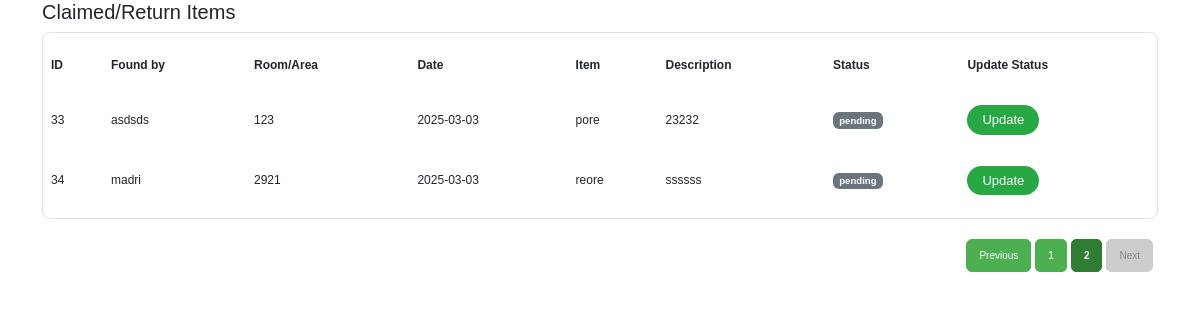
Before: /claim_return.php?tab=claimed&claimedPage=2 (signed in) with the older database file.
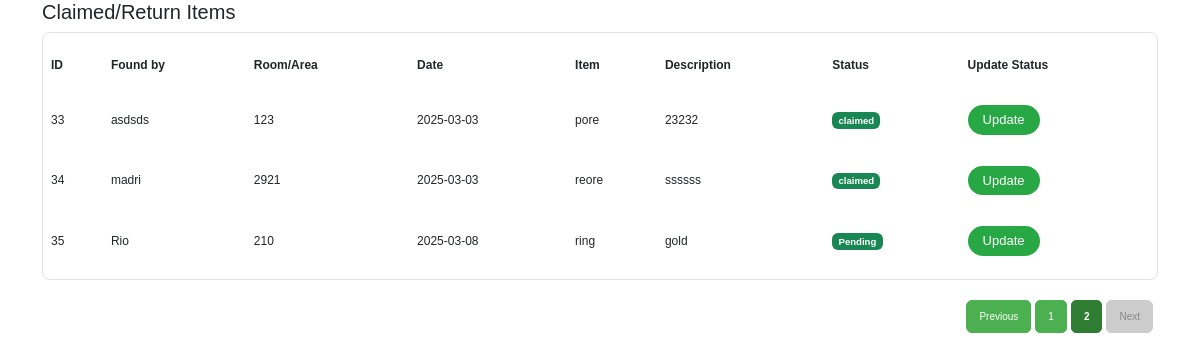
After: the same page with the newer database file.
### tables this page shows
CREATE TABLE `lost_and_found` (
  `id` int(11) NOT NULL,
  `found_by` varchar(20) NOT NULL,
  `type` varchar(20) NOT NULL,
  `room` varchar(20) NOT NULL,
  `date` date NOT NULL,
  `item` varchar(20) NOT NULL,
  `description` varchar(200) NOT NULL,
  `status` varchar(20) NOT NULL,
  `picture` varchar(500) NOT NULL,
  `action` varchar(20) NOT NULL
);

### claim_return.php (the view, shortened to what this page needs)
<?php
require_once('database.php');
$limit = 3;
$page = isset($_GET['claimedPage']) ? (int)$_GET['claimedPage'] : 1;
$offset = ($page - 1) * $limit;
$sql = "SELECT * FROM lost_and_found LIMIT $limit OFFSET $offset";
$result = $conn->query($sql);
$totalResult = $conn->query("SELECT COUNT(*) as total FROM lost_and_found");
$totalRows = $totalResult->fetch_assoc()['total'];
$totalPages = ceil($totalRows / $limit);
?>
<!DOCTYPE html>
<html lang="en">
<head>
    <link rel="stylesheet" href="https://cdn.jsdelivr.net/npm/bootstrap@5.3.3/dist/css/bootstrap.min.css">
    <link rel="stylesheet" href="https://cdn.jsdelivr.net/npm/bootstrap@5.3.0-alpha2/dist/css/bootstrap.min.css">
    <link rel="stylesheet" href="https://cdnjs.cloudflare.com/ajax/libs/font-awesome/6.6.0/css/all.min.css" />
     <link href='https://unpkg.com/boxicons@2.0.9/css/boxicons.min.css' rel='stylesheet'>
    <link rel="stylesheet" href="https://cdn.jsdelivr.net/npm/bootstrap-icons@1.3.0/font/bootstrap-icons.css">
    <link rel="stylesheet" href="lost.css">
    <link rel="stylesheet" href="css/lost.css">
</head>
<body>
    <div class="container mt-0">
        <h5>Claimed/Return Items</h5>
        <table class="table table-hover border table-bordered">
           <thead class="striky-top">
                 <tr>
                    <th>ID</th>
                    <th>Found by</th>
                    <th>Room/Area</th>
                    <th>Date</th>
                    <th>Item</th>
                    <th>Description</th>
                    <th>Status</th>
                    <th>Update Status</th>
                </tr>
            </thead>
            <tbody>
            <?php if ($result->num_rows > 0): ?>
                <?php while ($row = $result->fetch_assoc()): ?>
                    <tr>
                        <td><?= htmlspecialchars($row['id']); ?></td>
                        <td><?= htmlspecialchars($row['found_by']); ?></td>
                        <td><?= htmlspecialchars($row['room']); ?></td>
                        <td><?= htmlspecialchars($row['date']); ?></td>
                        <td><?= htmlspecialchars($row['item']); ?></td>
                        <td><?= htmlspecialchars($row['description']); ?></td>
                        <td>
                            <span class='badge status-badge bg-<?= ($row['status'] == 'pending') ? 'secondary' : 'success'; ?>'>
                                <?= htmlspecialchars($row['status']); ?>
                            </span>
                        </td>
                        <td>
                            <button class="btn btn-update" data-bs-toggle="modal" data-bs-target="#claimValidationModal"
                                    data-id="<?= htmlspecialchars($row['id']); ?>"
                                    data-item="<?= htmlspecialchars($row['item']); ?>"
                                    data-description="<?= htmlspecialchars($row['description']); ?>">
                                Update
                            </button>
                        </td>
                    </tr>
                <?php endwhile; ?>
                <?php else: ?>
                <tr><td colspan='8'>No records found.</td></tr>
                <?php endif; ?>
            </tbody>
        </table>
        <nav class="pagination-container">
            <ul class="pagination custom-pagination">
                <li class="page-item <?= ($page <= 1) ? 'disabled' : ''; ?>">
                    <a class="page-link" href="?tab=claimed&claimedPage=<?= $page - 1; ?>">Previous</a>
                </li>
                <?php for ($i = 1; $i <= $totalPages; $i++): ?>
                    <li class="page-item <?= ($i === $page) ? 'active' : ''; ?>">
                        <a class="page-link" href="?tab=claimed&claimedPage=<?= $i; ?>"><?= $i; ?></a>
                    </li>
                <?php endfor; ?>
                <li class="page-item <?= ($page >= $totalPages) ? 'disabled' : ''; ?>">
                    <a class="page-link" href="?tab=claimed&claimedPage=<?= $page + 1; ?>">Next</a>
                </li>
            </ul>
        </nav>
    </div>
</body>
</html>

Changed rows visible on the page:
changed lost_and_found "asdsds": status "pending" → "claimed"
changed lost_and_found "madri": status "pending" → "claimed"
added lost_and_found: id "35", found_by "Rio", room "210", date "2025-03-08", item "ring", description "gold", status "Pending"
